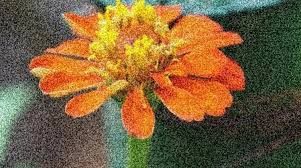
#> input picture Lab/image/noise-img.jpg, 301 x 168 px
$ jupyter execute lab2_2_part2.ipynb
#> lines starting #> are read from the running program, lines starting #| are printed output that depends on the picture; after the words box and inside, x2 and y2 are one past the last pixel; in counts of white or black regions, pixels touching at a corner belong together
[cell 1]
import cv2
import matplotlib.pyplot as plt

img = cv2.imread("../../image/noise-img.jpg")
#> img is the input picture: shape (168, 301, 3); mean B, G, R 60.6, 97.2, 123.4
gray = cv2.cvtColor(img, cv2.COLOR_BGR2GRAY)
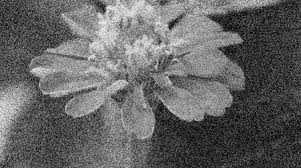
#> gray: shape (168, 301); min 0, max 246, mean 100.9
edges = cv2.Canny(gray, 100, 200)
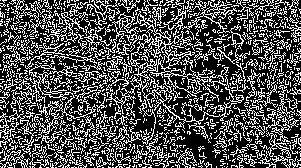
#> edges: shape (168, 301); 31.5% white in thin lines or dots

plt.figure(figsize=(10,4))

plt.subplot(1,2,1)
plt.title("Ảnh gốc")
plt.imshow(cv2.cvtColor(img, cv2.COLOR_BGR2RGB))
plt.axis("off")

plt.subplot(1,2,2)
plt.title("Canny - OpenCV")
plt.imshow(edges, cmap="gray")
plt.axis("off")

plt.show()
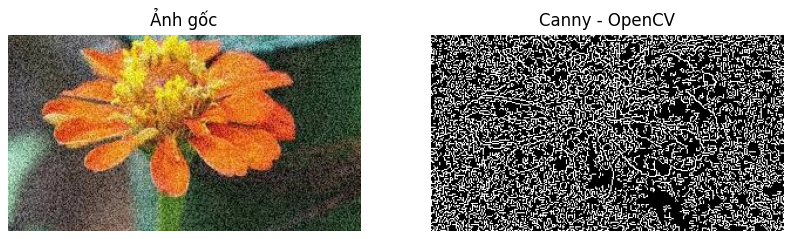
#> figure drawn by matplotlib, 2 panels

[cell 2]
from skimage import io, color, feature
import matplotlib.pyplot as plt

img = io.imread("../../image/noise-img.jpg")

gray = color.rgb2gray(img)

edges = feature.canny(gray, sigma=1.5, low_threshold=0.1, high_threshold=0.3)
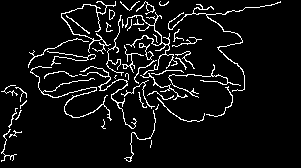
#> edges: shape (168, 301) bool; 6.8% white in thin lines or dots, all inside (x1, y1, x2, y2) = (1, 1, 281, 162)

plt.figure(figsize=(10,4))

plt.subplot(1,2,1)
plt.title("Ảnh gốc")
plt.imshow(img)
plt.axis("off")

plt.subplot(1,2,2)
plt.title("Canny - Scikit-image")
plt.imshow(edges, cmap="gray")
plt.axis("off")

plt.show()

[cell 3]
img1 = io.imread("../../image/noise-img.jpg")

gray1 = color.rgb2gray(img1)
img2 = cv2.imread("../../image/noise-img.jpg")
gray2 = cv2.cvtColor(img2, cv2.COLOR_BGR2GRAY)
high,_ = cv2.threshold(
    gray2.astype('uint8'),0,255,cv2.THRESH_BINARY + cv2.THRESH_OTSU
)
#> high = 104


low = 0.4 * high
#> low = 41.6
burred = cv2.GaussianBlur(gray2.astype('uint8'), (5,5), 0)
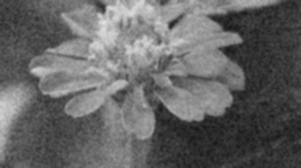
#> burred: shape (168, 301); min 24, max 225, mean 100.9
edges_otsu = cv2.Canny(burred, int(low), int(high))
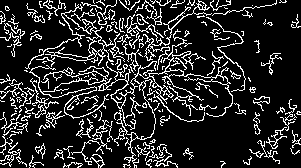
#> edges_otsu: shape (168, 301); 16.2% white in thin lines or dots
edges_sigma_low = feature.canny(gray1, sigma=1.0, low_threshold=0.1, high_threshold=0.3)
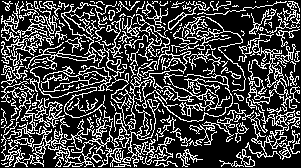
#> edges_sigma_low: shape (168, 301) bool; 26.5% white in thin lines or dots
edges_sigma_high = feature.canny(gray1, sigma=3.0, low_threshold=0.1, high_threshold=0.3)
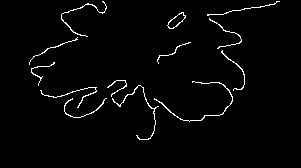
#> edges_sigma_high: shape (168, 301) bool; 2.3% white in thin lines or dots, all inside (x1, y1, x2, y2) = (29, 1, 280, 140)
edges_thresh_low = feature.canny(gray1, sigma=2.0, low_threshold=0.05, high_threshold=0.1)
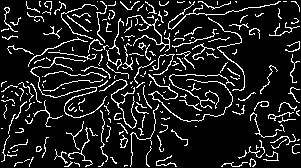
#> edges_thresh_low: shape (168, 301) bool; 12.1% white in thin lines or dots
edges_thresh_high = feature.canny(gray1, sigma=2.0, low_threshold=0.2, high_threshold=0.5)
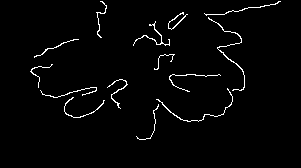
#> edges_thresh_high: shape (168, 301) bool; 2.2% white in thin lines or dots, all inside (x1, y1, x2, y2) = (30, 1, 281, 140)
fig, axes = plt.subplots(2,3, figsize=(12, 10))

axes[0,0].imshow(gray1, cmap='gray')
axes[0,0].set_title('Ảnh gốc')
axes[0,0].axis('off')

axes[0, 1].imshow(edges_sigma_low, cmap='gray')
axes[0, 1].set_title('Sigma thấp')
axes[0, 1].axis('off')

axes[0, 2].imshow(edges_sigma_high, cmap='gray')
axes[0, 2].set_title("Sigma cao")
axes[0, 2].axis('off')

axes[1, 0].imshow(edges_thresh_low, cmap='gray')
axes[1, 0].set_title('Ngưỡng Thấp')
axes[1, 0].axis('off')

axes[1, 1].imshow(edges_thresh_high, cmap='gray')
axes[1, 1].set_title('Ngưỡng Cao')
axes[1, 1].axis('off')

axes[1, 2].imshow(edges_otsu, cmap='gray')
axes[1, 2].set_title('Otsu Threshold')
axes[1, 2].axis('off')

plt.tight_layout()
plt.show()

$ run again, with Lab/image/1234.jpg copied over Lab/image/noise-img.jpg
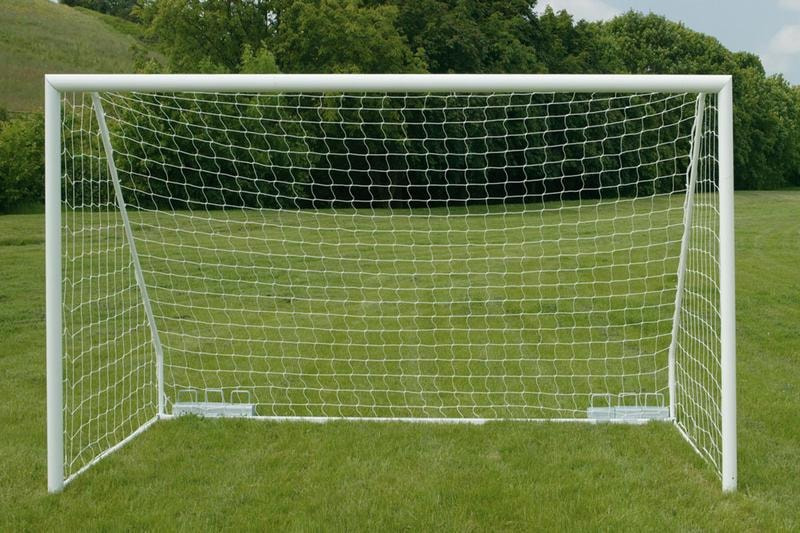
#> input picture Lab/image/1234.jpg, 800 x 533 px
#> img is the input picture: shape (533, 800, 3); mean B, G, R 66.6, 117, 101.6
#> `edges = cv2.Canny(gray, 100, 200)`:
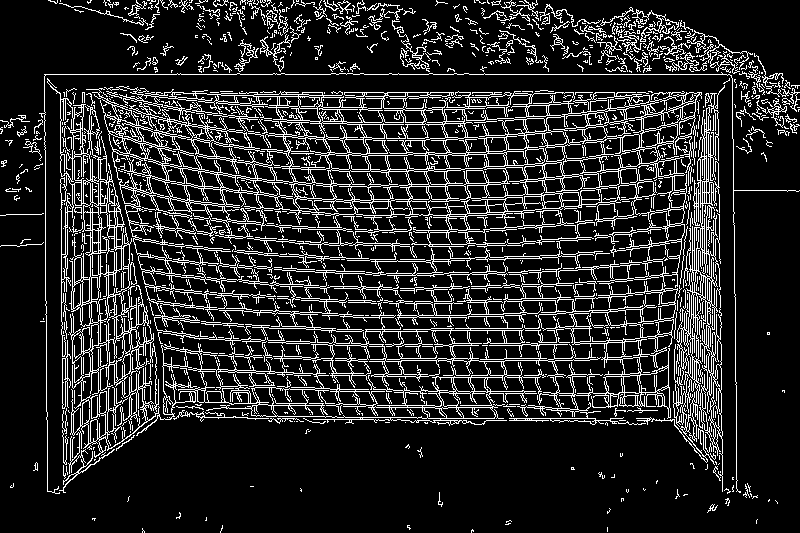
#> edges: shape (533, 800); 15.4% white in thin lines or dots
#> high = 86
#> low = 34.4
#> edges_otsu: shape (533, 800); 16.3% white in thin lines or dots
#> edges_sigma_low: shape (533, 800) bool; 15.6% white in thin lines or dots
#> edges_sigma_high: shape (533, 800) bool; 1.5% white in thin lines or dots
#> edges_thresh_low: shape (533, 800) bool; 12.5% white in thin lines or dots
#> `edges_thresh_high = feature.canny(gray1, sigma=2.0, low_threshold=0.2,..`:
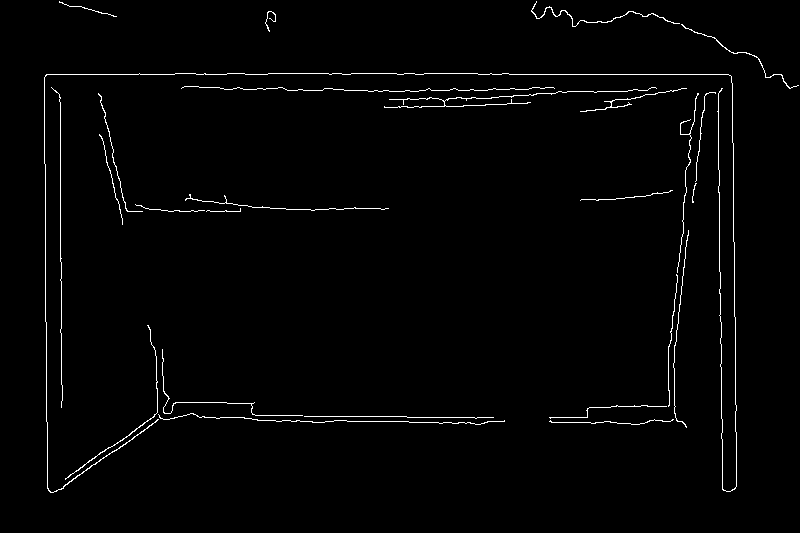
#> edges_thresh_high: shape (533, 800) bool; 1.6% white in thin lines or dots, all inside (x1, y1, x2, y2) = (44, 1, 799, 493)

$ run again, with Lab/image/details-img.jpg copied over Lab/image/noise-img.jpg
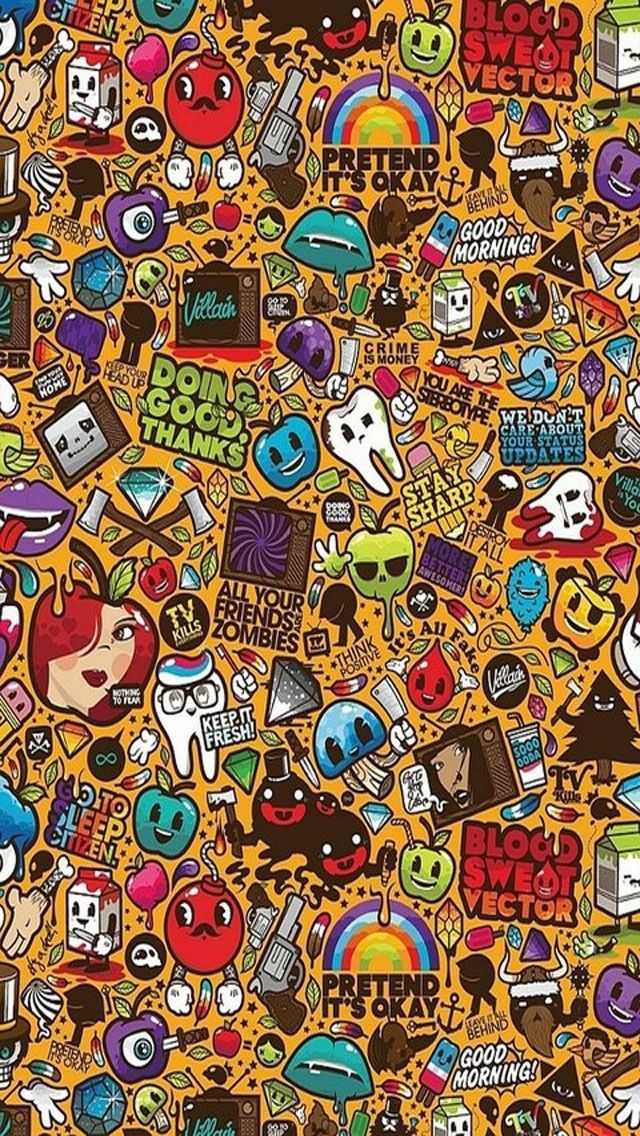
#> input picture Lab/image/details-img.jpg, 640 x 1136 px
#> img is the input picture: shape (1136, 640, 3); mean B, G, R 74.8, 106.7, 141.5
#> high = 117
#> low = 46.8
#> edges_otsu: shape (1136, 640); 21.5% white in thin lines or dots
#> edges_sigma_low: shape (1136, 640) bool; 21.5% white in thin lines or dots
#> edges_sigma_high: shape (1136, 640) bool; 10.1% white in thin lines or dots
#> edges_thresh_low: shape (1136, 640) bool; 17.8% white in thin lines or dots
#> `edges_thresh_high = feature.canny(gray1, sigma=2.0, low_threshold=0.2,..`:
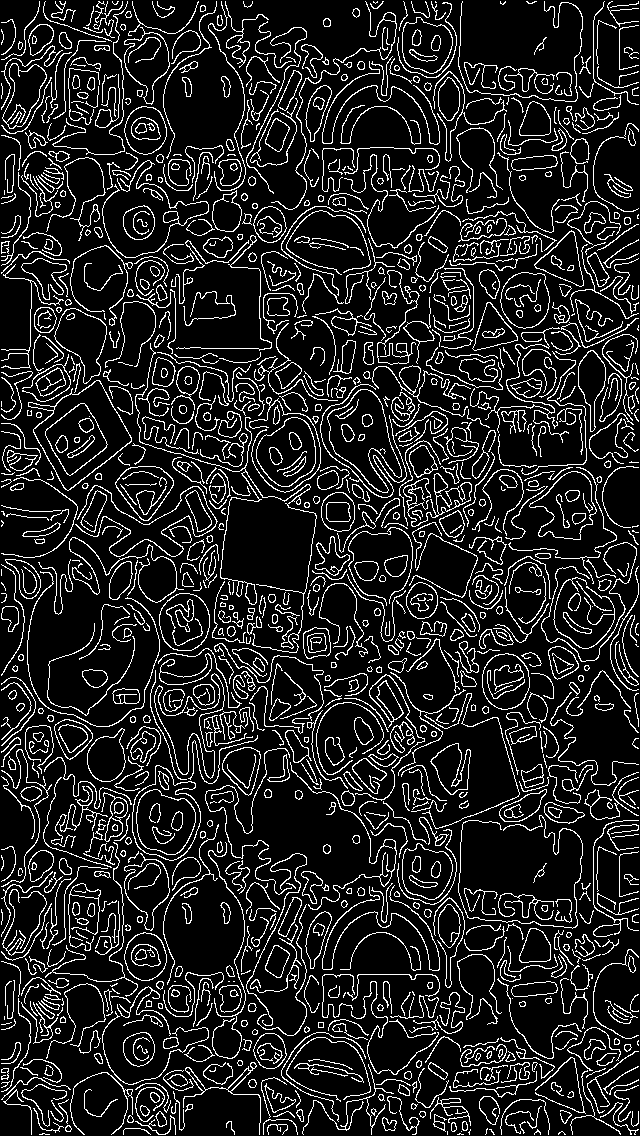
#> edges_thresh_high: shape (1136, 640) bool; 13.3% white in thin lines or dots
